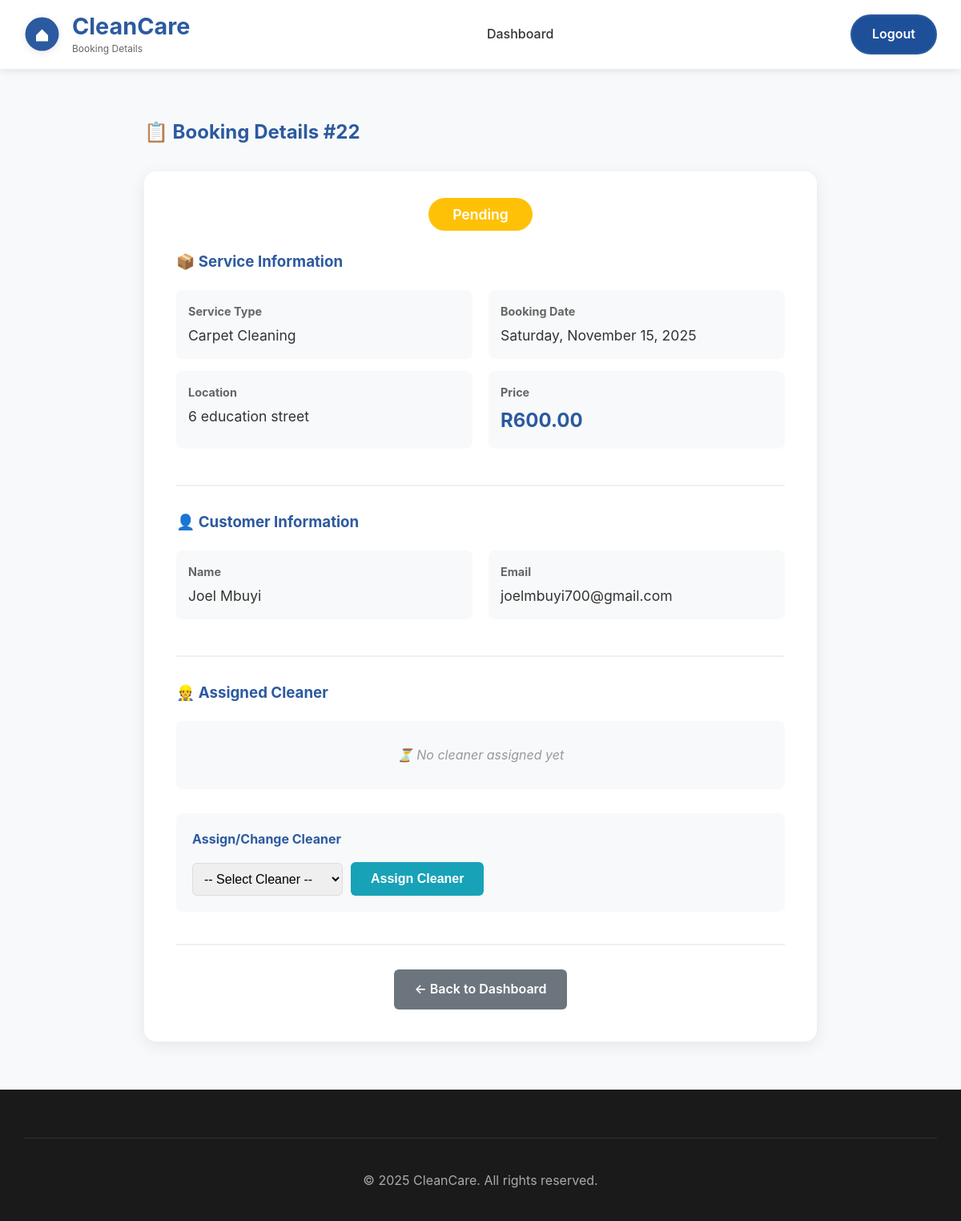
The app's page /pages/booking_details.php?id=22 (signed in) with its own data.
### tables this page shows
CREATE TABLE `bookings` (
  `id` int(11) NOT NULL,
  `customer_id` int(11) NOT NULL,
  `cleaner_id` int(11) DEFAULT NULL,
  `service_id` varchar(255) NOT NULL,
  `price` decimal(10,2) NOT NULL,
  `date_booked` date NOT NULL,
  `location` varchar(255) NOT NULL,
  `completed` tinyint(1) DEFAULT 0,
  `booking_date` date NOT NULL,
  `customer` varchar(100) NOT NULL,
  `cleaner` varchar(100) NOT NULL,
  `inventory_log` tinyint(1) DEFAULT 0,
  `inventory_deducted` tinyint(1) DEFAULT 0,
  `status` enum('pending','assigned','in_progress','completed','cancelled') DEFAULT 'pending',
  `payment_status` enum('unpaid','paid','refunded','partial_refund') DEFAULT 'unpaid',
  `cancelled_at` datetime DEFAULT NULL,
  `cancellation_reason` text DEFAULT NULL,
  `completed_by_cleaner_at` datetime DEFAULT NULL,
  `completed_by_admin_at` datetime DEFAULT NULL,
  `review` text DEFAULT NULL,
  `rating` int(11) DEFAULT NULL
);

CREATE TABLE `customers` (
  `id` int(11) NOT NULL,
  `name` varchar(100) NOT NULL,
  `email` varchar(100) DEFAULT NULL,
  `phone` varchar(20) DEFAULT NULL,
  `address` text DEFAULT NULL
);

### pages/booking_details.php (the view, shortened to what this page needs)
<?php
require_once '../backend/db_config.php';
$booking_id = intval($_GET['id'] ?? 0);
$user_role = $_SESSION['user_role'];
$service_names = [
    1 => 'Regular Cleaning',
    2 => 'Deep Cleaning',
    3 => 'Move In/Out Cleaning',
    4 => 'Office Cleaning',
    5 => 'Carpet Cleaning',
    6 => 'Window Cleaning'
];
try {
    $stmt = $pdo->prepare("SELECT b.*,
                           c.name as customer_name, c.phone as customer_phone, c.email as customer_email, c.address as customer_address,
                           e.name as cleaner_name, e.phone as cleaner_phone, e.email as cleaner_email
                           FROM bookings b
                           LEFT JOIN customers c ON b.customer_id = c.id
                           LEFT JOIN employees e ON b.cleaner_id = e.id
                           WHERE b.id = :id");
    $stmt->execute([':id' => $booking_id]);
    $booking = $stmt->fetch(PDO::FETCH_ASSOC);
} catch (PDOException $e) {
    die('Error: ' . $e->getMessage());
}
$status = $booking['status'] ?? ($booking['completed'] ? 'completed' : 'pending');
$status_colors = [
    'pending' => '#FFC107',
    'confirmed' => '#17a2b8',
    'assigned' => '#007bff',
    'in_progress' => '#007bff',
    'completed_by_cleaner' => '#6c757d',
    'completed_by_customer' => '#17a2b8',
    'completed' => '#28a745',
    'cancelled' => '#dc3545'
];
$status_color = $status_colors[$status] ?? '#FFC107';
$status_labels = [
    'pending' => 'Pending',
    'confirmed' => 'Confirmed',
    'assigned' => 'Assigned',
    'in_progress' => 'In Progress',
    'completed_by_cleaner' => 'Awaiting Admin Review',
    'completed_by_customer' => 'Customer Approved - Awaiting Final Review',
    'completed' => 'Completed',
    'cancelled' => 'Cancelled'
];
$status_label = $status_labels[$status] ?? 'Pending';
$service_name = $service_names[$booking['service_id']] ?? htmlspecialchars($booking['service_id']);
$back_url = match($user_role) {
    'admin' => '../dashboards/admin.php',
    'cleaner' => '../dashboards/cleaner.php',
    'customer' => '../dashboards/client.php',
    default => '../index.php'
};
?>
<!DOCTYPE html>
<html lang="en">
<head>
    <link rel="stylesheet" href="../frontend/css/style.css">
</head>
<body>
    <nav class="navbar">
        <div class="nav-container">
            <div class="logo">
                <div class="logo-container">
                    <div class="logo-icon">
                        <svg viewBox="0 0 60 60" width="45" height="45">
                            <circle cx="30" cy="30" r="28" fill="#2c5aa0"/>
                            <path d="M 20 32 L 30 22 L 40 32 L 40 42 L 20 42 Z" fill="white"/>
                        </svg>
                    </div>
                    <div class="logo-text">
                        <h1>CleanCare</h1>
                        <p class="tagline">Booking Details</p>
                    </div>
                </div>
            </div>
            <ul class="nav-menu">
                <li><a href="<?= $back_url ?>">Dashboard</a></li>
            </ul>
            <div class="nav-buttons">
                <a href="../backend/logout.php" class="btn-primary">Logout</a>
            </div>
        </div>
    </nav>
    <section style="padding: 60px 0; background: #f8f9fa; min-height: calc(100vh - 80px);">
        <div class="container" style="max-width: 900px;">
            <h2 style="color: #2c5aa0; margin-bottom: 30px;">📋 Booking Details #<?= $booking['id'] ?></h2>
            <div style="background: white; padding: 40px; border-radius: 15px; box-shadow: 0 5px 20px rgba(0,0,0,0.08);">
                <div style="text-align: center; margin-bottom: 30px;">
                    <span style="background: <?= $status_color ?>; color: white; padding: 10px 30px; border-radius: 25px; font-size: 1.1rem; font-weight: 600;">
                        <?= $status_label ?>
                    </span>
                </div>
                <div style="margin-bottom: 30px; padding-bottom: 30px; border-bottom: 2px solid #f0f0f0;">
                    <h3 style="color: #2c5aa0; margin-bottom: 20px;">📦 Service Information</h3>
                    <div class="detail-row">
                        <div class="detail-item">
                            <strong>Service Type</strong>
                            <p><?= $service_name ?></p>
                        </div>
                        <div class="detail-item">
                            <strong>Booking Date</strong>
                            <p><?= date('l, F j, Y', strtotime($booking['booking_date'])) ?></p>
                        </div>
                    </div>
                    <div class="detail-row">
                        <div class="detail-item">
                            <strong>Location</strong>
                            <p><?= htmlspecialchars($booking['location']) ?></p>
                        </div>
                        <div class="detail-item">
                            <strong>Price</strong>
                            <p style="font-size: 1.5rem; font-weight: 700; color: #2c5aa0;">R<?= number_format($booking['price'], 2) ?></p>
                        </div>
                    </div>
                </div>
                <div style="margin-bottom: 30px; padding-bottom: 30px; border-bottom: 2px solid #f0f0f0;">
                    <h3 style="color: #2c5aa0; margin-bottom: 20px;">👤 Customer Information</h3>
                    <div class="detail-row">
                        <div class="detail-item">
                            <strong>Name</strong>
                            <p><?= htmlspecialchars($booking['customer_name']) ?></p>
                        </div>
                        <div class="detail-item">
                            <strong>Email</strong>
                            <p><?= htmlspecialchars($booking['customer_email']) ?></p>
                        </div>
                    </div>
                </div>
                <div style="margin-bottom: 30px;">
                    <h3 style="color: #2c5aa0; margin-bottom: 20px;">👷 Assigned Cleaner</h3>
                    <?php if ($booking['cleaner_name']): ?>
                        <div class="detail-row">
                            <div class="detail-item">
                                <strong>Name</strong>
                                <p><?= htmlspecialchars($booking['cleaner_name']) ?></p>
                            </div>
                            <div class="detail-item">
                                <strong>Phone</strong>
                                <p><?= htmlspecialchars($booking['cleaner_phone']) ?></p>
                            </div>
                        </div>
                    <?php else: ?>
                        <div style="text-align: center; padding: 30px; background: #f8f9fa; border-radius: 8px;">
                            <p style="color: #999; font-style: italic; margin: 0;">⏳ No cleaner assigned yet</p>
                        </div>
                    <?php endif; ?>
                </div>
                <?php if ($user_role === 'admin'): ?>
                    <?php if (!in_array($status, ['completed', 'cancelled'])): ?>
                    <div style="background: #f8f9fa; padding: 20px; border-radius: 8px; margin-top: 20px;">
                        <h4 style="color: #2c5aa0; margin-bottom: 15px;">Assign/Change Cleaner</h4>
                        <form method="POST" style="display: flex; align-items: center; gap: 10px; flex-wrap: wrap;">
                            <select name="cleaner_id" required style="padding: 10px; border: 1px solid #ddd; border-radius: 6px; font-size: 1rem;">
                                <option value="">-- Select Cleaner --</option>
                            </select>
                            <button type="submit" class="btn btn-assign">Assign Cleaner</button>
                        </form>
                    </div>
                    <?php endif; ?>
                <?php endif; ?>
                <div style="text-align: center; margin-top: 40px; padding-top: 30px; border-top: 2px solid #f0f0f0;">
                    <a href="<?= $back_url ?>" class="btn btn-back" style="display: inline-block; text-decoration: none;">
                        ← Back to Dashboard
                    </a>
                </div>
            </div>
        </div>
    </section>
    <footer class="footer">
        <div class="container">
            <div class="footer-bottom">
                <p>&copy; 2025 CleanCare. All rights reserved.</p>
            </div>
        </div>
    </footer>
</body>
</html>

### frontend/css/style.css (style rules this page uses)
* { margin: 0; padding: 0; box-sizing: border-box; }
html { scroll-behavior: smooth; scroll-padding-top: 80px; }
body { font-family: -apple-system, BlinkMacSystemFont, 'Segoe UI', 'Roboto', 'Oxygen', 'Ubuntu', sans-serif; line-height: 1.6; color: #333; background: #ffffff; }
.container { max-width: 1200px; margin: 0 auto; padding: 0 30px; }
.navbar { background: #ffffff; box-shadow: 0 2px 10px rgba(0,0,0,0.1); position: sticky; top: 0; z-index: 1000; padding: 1rem 0; }
.nav-container { max-width: 1400px; margin: 0 auto; padding: 0 30px; display: flex; justify-content: space-between; align-items: center; }
.logo { display: flex; align-items: center; }
.logo-container { display: flex; align-items: center; gap: 15px; }
.logo-icon { display: flex; align-items: center; justify-content: center; transition: transform 0.3s ease; }
.logo-icon svg { filter: drop-shadow(0 2px 4px rgba(0,0,0,0.1)); }
.logo-text { display: flex; flex-direction: column; }
.logo h1 { font-size: 1.8rem; color: #2c5aa0; font-weight: 700; margin: 0; line-height: 1.2; }
.logo .tagline { font-size: 0.75rem; color: #666; margin: 0; }
.nav-menu { display: flex; list-style: none; gap: 2.5rem; align-items: center; }
.nav-menu a { color: #333; text-decoration: none; font-weight: 500; transition: color 0.3s; position: relative; }
.nav-buttons { display: flex; gap: 1rem; }
.btn-primary { padding: 10px 25px; background: #1e4f99; color: white; text-decoration: none; border-radius: 25px; font-weight: 600; transition: all 0.3s; border: 2px solid #2c5aa0; }
.footer { background: #1a1a1a; color: #aaa; padding: 60px 0 30px; }
.footer-bottom { text-align: center; padding-top: 2rem; border-top: 1px solid #333; }
.footer-bottom p { margin: 0.5rem 0; }

### pages/booking_details.php (style rules this page uses)
.detail-row { display: grid; grid-template-columns: 1fr 1fr; gap: 20px; margin-bottom: 15px; }
.detail-item { padding: 15px; background: #f8f9fa; border-radius: 8px; }
.detail-item strong { color: #666; display: block; margin-bottom: 5px; font-size: 0.9rem; }
.detail-item p { margin: 0; font-size: 1.1rem; color: #333; }
.btn { padding: 12px 25px; border-radius: 6px; text-decoration: none; font-weight: 600; border: none; cursor: pointer; transition: 0.2s ease; font-size: 1rem; }
.btn-assign { background: #17a2b8; color: #fff; }
.btn-back { background: #6c757d; color: #fff; }

### records on screen
bookings: id "22", status "Pending", service "Carpet Cleaning", booking_date "Saturday, November 15, 2025", location "6 education street", price "600.00", customer.name "Joel Mbuyi", customer.email "joelmbuyi700@gmail.com"
